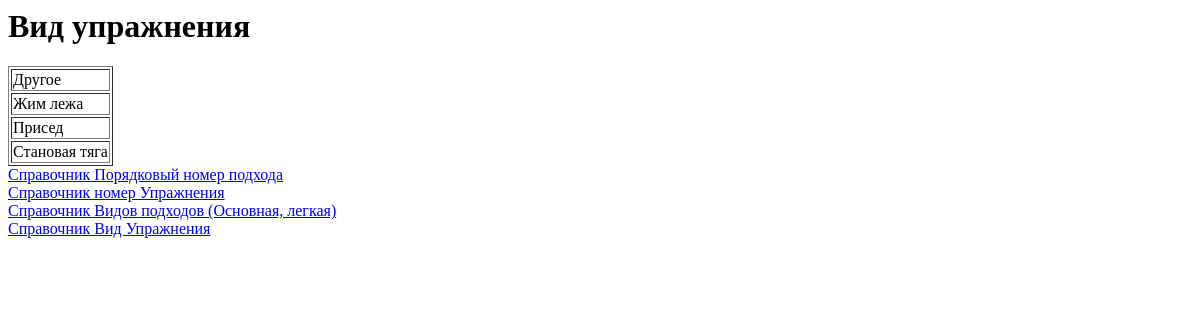
Page /vid_treni/ on the earlier database version.
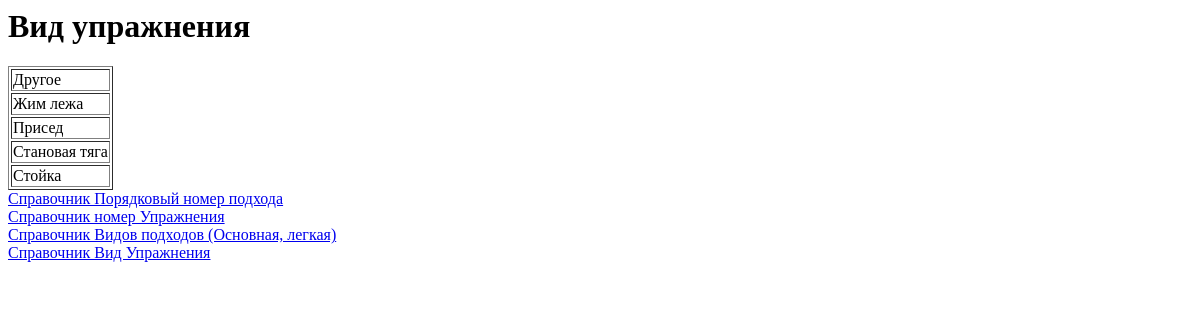
Same page on the later database version.
### trenirovka/models.py (models this page shows, shortened)
class Vid_Treni(models.Model):
	name = models.CharField(max_length=25)
	class Meta :
		verbose_name    = u'Вид упражнения'
		verbose_name_plural  = u'Вид упражнений'
		ordering 		= [u'name']

### trenirovka/views.py (the view)
# urls.py: url(r'^vid_treni/$', 'trenirovka.views.vid_treni'),
def vid_treni (request) :
	vid_treni_list = Vid_Treni.objects.all()
	return render_to_response ('vid_treni.html', locals() )

### trenirovka/templates/vid_treni.html
<html>
	<body>
		<h1>
		  Вид упражнения
		</h1>
		<table border="1">
			{% for trenya in vid_treni_list %}
				<tr>
					<td>{{trenya.name}}</td>
				</tr>
			{% empty %}
				<tr><td>Категорий нет</td></tr>
			{% endfor%}
		</table>
	<div>
		<a href="/podhodi/"> Справочник Порядковый номер подхода</a>
	</div>
	<div>
		<a href="/ypr/"> Справочник номер Упражнения</a>
	</div>
	<div>
		<a href="/vid_podhoda/"> Справочник Видов подходов (Основная, легкая)</a>
	</div>
	<div>
		<a href="/vid_treni/"> Справочник Вид Упражнения</a>
	</div>
	</body>
</html>

Differences in the rows shown:
added Vid_Treni: name "Стойка"
